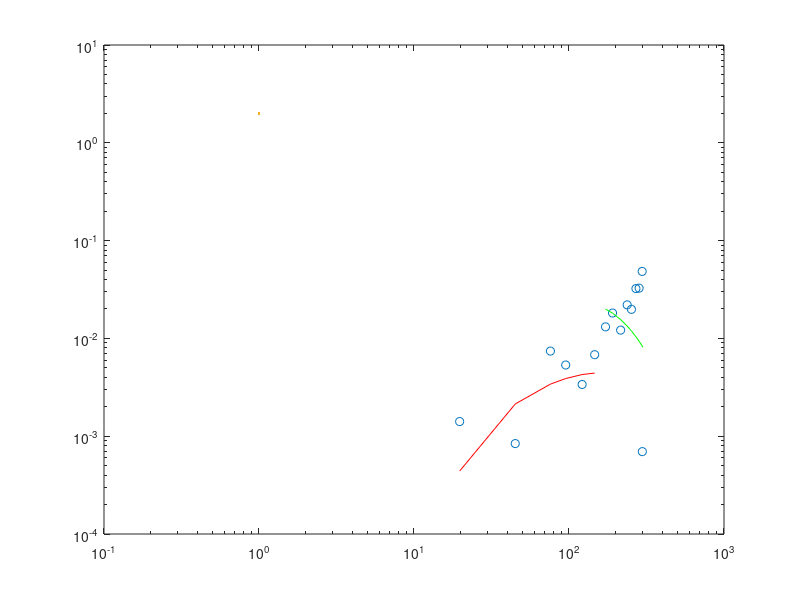
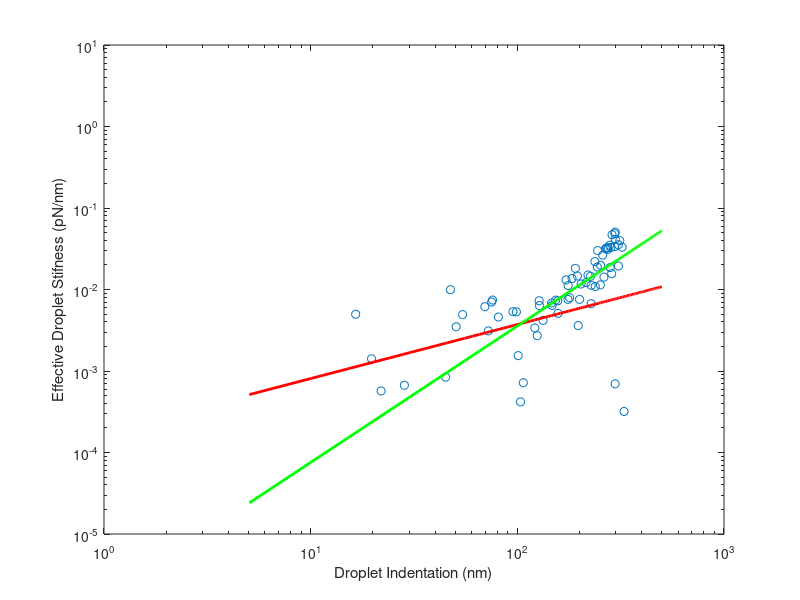

MATLAB code for these plots, in order:
% trying to fit the log log stuff
clear all

x = [-1.15876822231091	0.563294762360461	-1.16109348200004	-0.854510031611449	23.0481427884960	47.4379871773434	72.4191414607131	103.637462973730	127.961644747692	157.369346060681	179.109276090267	199.972760067274	227.713011533692	252.187140524786	273.145098129592	285.984870053930	308.380146247567	321.612568307958	328.321737785892	320.223973059066	1.56835733980565	2.19199154353728	0.824903461941377	4.08451307161657	16.5071315087065	45.2676804512808	69.6315734862199	98.9503811228738	124.827311647564	147.268650896984	176.138451747815	197.011546848840	225.960075830961	243.825542795337	262.430885754849	281.318401646442	297.935077378831	313.235013042223	315.430687222595	314.142108123975	0.336783805881117	-3.13023803401962	-2.78303807064233	-2.52544199524934	-1.73610664991035	28.4166978230199	54.3396807574932	80.9593886872915	106.897639252433	133.149304932393	156.976767413198	183.925803749235	203.673481386875	227.640930577769	244.711099018397	266.911655223676	279.824069826759	297.626334429731	308.272732936868	304.020926812546	-1.26089270055959	-2.13727286085263	-0.117302884391595	-1.65051757581072	-1.47255857646296	21.9208256900439	50.5622011489821	75.1055202042815	100.950875021739	127.498157391348	153.368869841816	175.838579600890	195.222075956822	219.704612971876	238.400806712500	258.865398823820	274.507799503795	287.198707711104	296.467978951585	297.398551027611	0.894820147725255	2.77488326294220	3.60303822243339	3.66510909273471	19.7000282298198	45.0041141812294	75.8696133837572	95.2391780737747	121.516648512169	146.404902993817	172.042003991008	190.956121682811	215.343711122077	237.277204517785	252.858892650548	270.225153444312	283.339084613777	296.543499669349	299.338369456477	297.250054528387];
y = [-0.000598667361642726	-0.00405149396955360	-0.00531825919825904	-0.000294620971633382	-0.000813541628742274	0.00994987575587139	0.00310556482560043	0.000418092138642703	0.00635840066344763	0.00509323289527857	0.00792973771882387	0.00756300425241869	0.0112762349221460	0.0113833326983611	0.0310148625531213	0.0156460557771851	0.0193942130825403	0.0330100716453048	0.000318655883053970	-0.00750175213476391	-0.000711282158940949	0.00101915039014531	-0.000779923362466292	-0.00267286111648038	0.00497385384324097	-0.000860510666865711	0.00614663566916493	0.00530917691639163	0.00271303975676158	0.00636441220694890	0.0111774866649874	0.00360497711079455	0.0145168132951476	0.0188707308640134	0.0141838964604546	0.0186004461488958	0.0410924668056918	0.0397831707625632	-2.97841850558525e-05	-0.00556963219533335	-0.00196810404676071	9.33548532374156e-05	-0.00232720193672924	-0.00200360983593748	-0.000708469895365388	0.000668916015374606	0.00491449840105874	0.00459184647715127	0.000717757728778280	0.00417555206195542	0.00726758410254663	0.0136562431613340	0.0116794981463537	0.00670517793592014	0.0300081216763497	0.0316136128938150	0.0349472784436746	0.0506579962968647	0.0354471844349595	-0.00346416824577176	0.000425240163011297	-0.000603101920968657	-0.00246009249833104	-0.00423287046203689	-2.17511314857434e-05	0.000569218382427605	0.00348950791714464	0.00701566224177318	0.00154397810193578	0.00727926259651507	0.00740826657765409	0.00756067896087601	0.0146297762137840	0.0150791844133324	0.0108699245601330	0.0264353159840194	0.0327057945043517	0.0469667661268368	0.0336089771170993	-0.00281734671989690	-0.00128917570480918	-0.00329420908794490	-0.000643036175451362	-6.08400446550138e-05	0.00141202809424461	0.000840422651499656	0.00742016840719850	0.00534555576757384	0.00337824753317096	0.00681411394006961	0.0131241702447733	0.0181708375649712	0.0121515225046638	0.0220257775478846	0.0198238371240019	0.0323109440454105	0.0326439403028621	0.0484402878219988	-0.00321088728495433	0.000695600019136317];

slope_1 = [];
intercept_1 = [];

slope_2 = [];
intercept_2 = [];

x_region = (x > 10) & (x < 350);
xfit = x(x_region);
yfit = y(x_region);

n = length(x)/20;


x_all = zeros(n,20);
y_all = zeros(n,20);


for i = 0:(n-1)
    test = x((20*i) + 1: 20*(i+1));
    x_all(i + 1,:) = x((20*i) + 1: 20*(i+1));
    y_all(i + 1,:) = y((20*i) + 1: 20*(i+1));
end

% x1 = x(1:n);
% x2 = x(n+1:2*n);
% x3 = x(2*n+1:3*n);
% x4 = x(3*n+1:4*n);
% x5 = x(4*n+1:5*n);
% % x6 = x(5*n+1:6*n)
% x_all = [x1;x2;x3;x4;x5]; %;x6];
% 
% y1 = y(1:n);
% y2 = y(n+1:2*n);
% y3 = y(2*n+1:3*n);
% y4 = y(3*n+1:80);
% y5 = y(4*n+1:5*n);
% % y6 = y(5*n+1:6*n)
% y_all = [y1;y2;y3;y4;y5]; %;y6];

for i = 1:n

    % Define the regions for fitting
    xLowerBound1 = 2; % Lower bound of x for region 1
    xUpperBound1 = 166; % Upper bound of x for region 1
    xLowerBound2 = 166; % Lower bound of x for region 2
    xUpperBound2 = 300; % Upper bound of x for region 2

    x = x_all(i,:);
    y = y_all(i,:);
    % Create logical indices for the regions
    region1 = (x >= xLowerBound1) & (x  <= xUpperBound1);
    region2 = (x >= xLowerBound2) & (x <= xUpperBound2);
    
    % Transform the data
    log_x = log10(x);
    log_y = log10(y);
    
    % Linear fit for region 1
    coeffs1 = polyfit(log_x(region1), log_y(region1), 1);
    slope1 = coeffs1(1);
    intercept1 = coeffs1(2);
    slope_1 = [slope_1,slope1];
    intercept_1 = [intercept_1,intercept1];
    
    % Linear fit for region 2
    coeffs2 = polyfit(log_x(region2), log_y(region2), 1);
    slope2 = coeffs2(1);
    intercept2 = coeffs2(2);

    if slope2 > 1
        slope_2 = [slope_2,slope2];
        intercept_2 = [intercept_2,intercept2];
    end
    
    figure(1)
    % Plot the original data on a log-log plot
    loglog(x,y, 'o');
    hold on;
    
    % Plot the first linear fit for region 1
    loglog(x(region1), 10.^(polyval(coeffs1, log_x(region1))), 'r-', LineWidth=2);
    
    % Plot the second linear fit for region 2
    loglog(x(region2), 10.^(polyval(coeffs2, log_x(region2))), 'g-', LineWidth=2);
    
    hold off;
    
    % Display the results
    fprintf('Region 1 - Slope: %f, Intercept: %f\n', slope1, intercept1);
    fprintf('Region 2 - Slope: %f, Intercept: %f\n', slope2, intercept2);
end

slope_1 = real(slope_1);
intercept_1 = real(intercept_1);
avg_slope_1 = mean(slope_1);
avg_intercept_1 = mean(intercept_1);

slope_2 = real(slope_2);
intercept_2 = real(intercept_2);
avg_slope_2 = mean(slope_2);
avg_intercept_2 = mean(intercept_2);

figure(2)
loglog(xfit,yfit,'o', Color=[0 0 0], LineWidth=2);
hold on

x_domain = linspace(0,500,100);
% Calculate the y values on the log scale
log_y_fit_1 = avg_slope_1 * log10(x_domain) + avg_intercept_1;
% Convert the y values back from log scale to the original scale
y_fit_1 = 10.^(log_y_fit_1);
log_y_fit_2 = avg_slope_2 * log10(x_domain) + avg_intercept_2;
% Convert the y values back from log scale to the original scale
y_fit_2 = 10.^(log_y_fit_2);

% Overlay the linear fit line
loglog(x_domain, y_fit_1, 'r-', 'LineWidth', 2);
hold on
loglog(x_domain, y_fit_2, 'g-', 'LineWidth', 2);
hold on 
xlabel('Droplet Indentation (nm)');
ylabel('Effective Droplet Stifness (pN/nm)')
hold off












